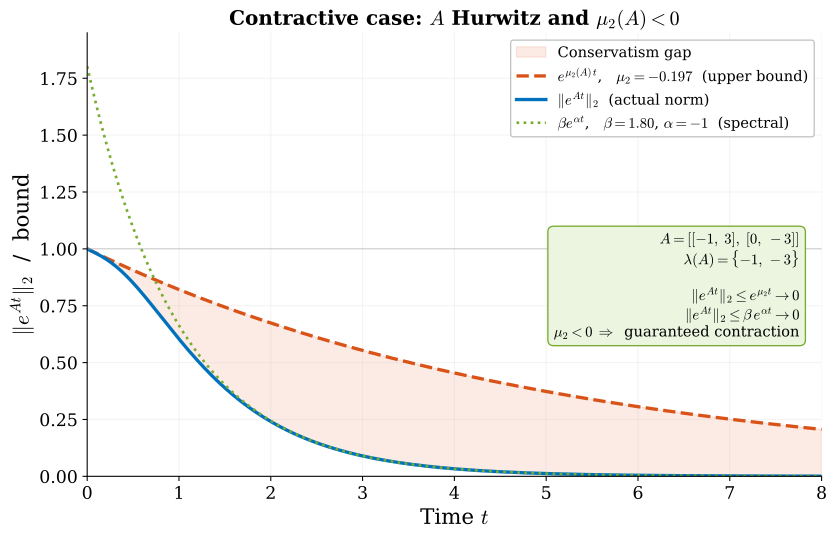

Here is the Python script that generated this plot:
"""
Logarithmic norm bound in the contractive case: A Hurwitz with mu_2(A) < 0.
Both the norm and the bound decay, showing a useful (tight) envelope.
"""
import numpy as np
from scipy.linalg import expm, norm, eigvalsh
import matplotlib, matplotlib.pyplot as plt

matplotlib.rcParams.update({
    "svg.fonttype": "path", "mathtext.fontset": "cm",
    "font.family": "serif", "font.size": 14,
    "axes.labelsize": 16, "axes.titlesize": 16,
    "legend.fontsize": 12, "xtick.labelsize": 13, "ytick.labelsize": 13,
    "lines.linewidth": 2.5, "axes.linewidth": 0.8,
    "axes.spines.top": False, "axes.spines.right": False,
})
BLUE="#0072BD"; ORANGE="#D95319"; GREEN="#77AC30"; PURPLE="#7E2F8E"
OUT = "/mnt/user-data/outputs"

# Matrix: Hurwitz with mu_2 < 0 but non-normal enough to see a gap
A = np.array([[-1, 3],
              [ 0, -3]])

eigs = np.linalg.eigvals(A)
alpha = eigs.real.max()
mu2 = eigvalsh((A + A.T)/2)[-1]

print(f"A eigenvalues: {eigs}")
print(f"Spectral abscissa alpha(A) = {alpha:.3f}")
print(f"mu_2(A) = {mu2:.3f}")
print(f"Ordering: alpha = {alpha:.3f} <= mu_2 = {mu2:.3f} < 0  (contractive)")

t = np.linspace(0, 8, 600)

norm2 = np.array([norm(expm(A*ti), 2) for ti in t])
bound_mu = np.exp(mu2 * t)

# Proper spectral abscissa bound: beta * exp(alpha*t)
beta2 = max(norm2 * np.exp(-alpha * t))
bound_spec = beta2 * np.exp(alpha * t)
print(f"beta_2 = {beta2:.3f}")

# ── Figure ────────────────────────────────────────────────────
fig, ax = plt.subplots(figsize=(9, 6))
fig.subplots_adjust(left=0.10, right=0.95, top=0.88, bottom=0.11)

# Shade the gap between norm and bound
ax.fill_between(t, norm2, bound_mu, alpha=0.12, color=ORANGE,
                label="Conservatism gap")

ax.plot(t, bound_mu, color=ORANGE, ls="--", lw=2.5,
        label=rf"$e^{{\mu_2(A)\,t}}$,   $\mu_2 = {mu2:.3f}$  (upper bound)")
ax.plot(t, norm2, color=BLUE, lw=2.5,
        label=r"$\|e^{At}\|_2$  (actual norm)")
ax.plot(t, bound_spec, color=GREEN, ls=":", lw=2.0,
        label=rf"$\beta e^{{\alpha t}}$,   $\beta = {beta2:.2f}$, $\alpha = {alpha:.0f}$  (spectral)")

ax.axhline(1, color="0.7", lw=0.5)
ax.set_xlabel(r"Time $t$")
ax.set_ylabel(r"$\|e^{At}\|_2$  /  bound")
ax.set_title(
    r"Contractive case: $A$ Hurwitz and $\mu_2(A) < 0$",
    fontsize=15, fontweight="bold")
ax.set_xlim(0, 8)
ax.set_ylim(0, 1.95)
ax.legend(loc="upper right", framealpha=0.95, edgecolor="0.75",
          fontsize=11)
ax.grid(True, alpha=0.15)

# Matrix annotation
ax.text(0.97, 0.55,
        r"$A = [[-1,\; 3],\; [0,\; -3]]$"
        "\n" r"$\lambda(A) = \{-1,\, -3\}$"
        "\n\n" r"$\|e^{At}\|_2 \leq e^{\mu_2 t} \to 0$"
        "\n" r"$\|e^{At}\|_2 \leq \beta\, e^{\alpha t} \to 0$"
        "\n" r"$\mu_2 < 0 \;\Rightarrow\;$ guaranteed contraction",
        transform=ax.transAxes, fontsize=11, ha="right", va="top",
        bbox=dict(fc="#EBF5E0", ec=GREEN, pad=6,
                  boxstyle="round,pad=0.4"))

fig.savefig(f"{OUT}/log_norm_contractive.svg", bbox_inches="tight")
fig.savefig(f"/home/claude/log_norm_contractive.png", dpi=200,
            bbox_inches="tight")
plt.close()
print("Saved log_norm_contractive.svg")
